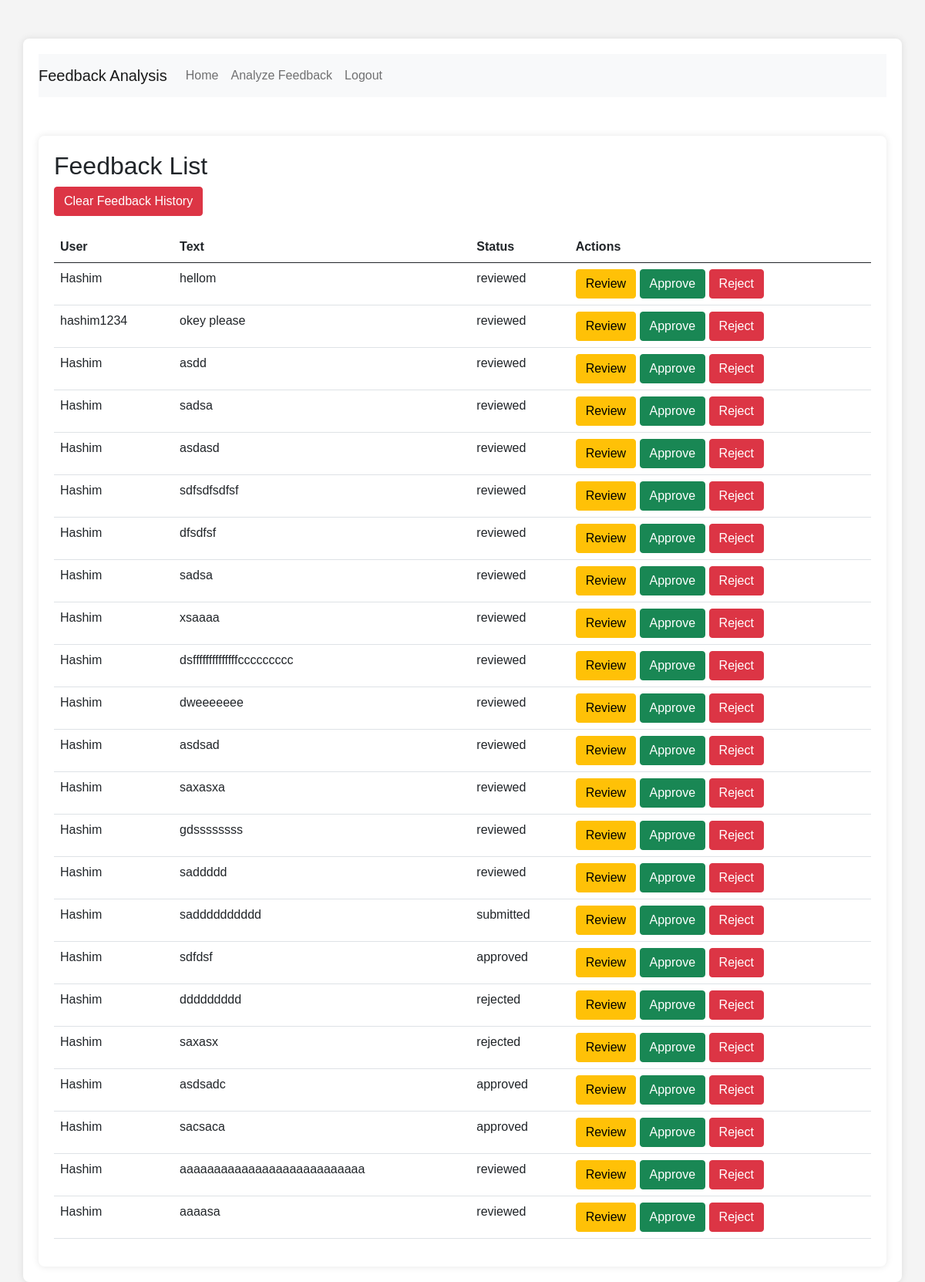
The page /home/feedback_list/ (signed in) on the database as committed earlier.
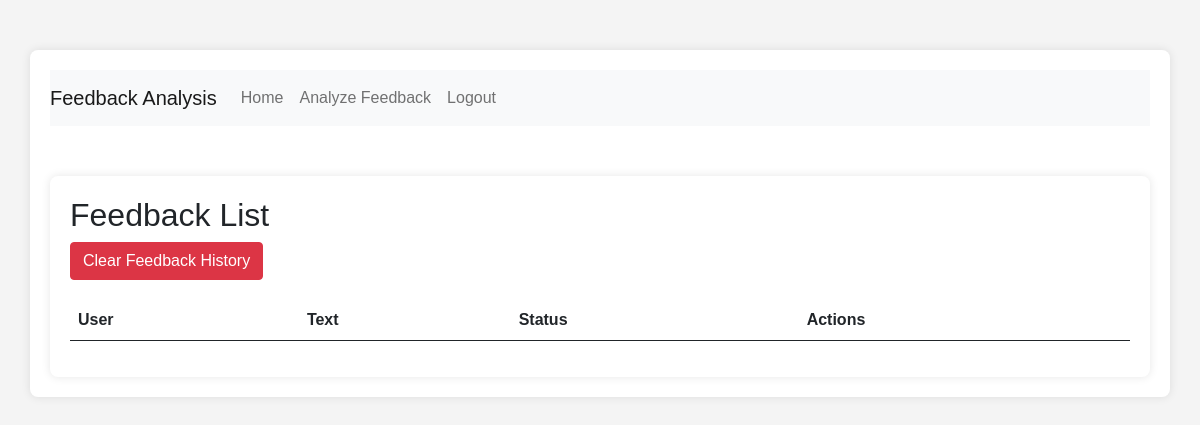
The same page on the database as committed later.
### feedback/models.py (models this page shows, shortened)
class Feedback(models.Model):
    STATUS_CHOICES = (
        ('submitted', 'Submitted'),
        ('reviewed', 'Reviewed'),
        ('approved', 'Approved'),
        ('rejected', 'Rejected'),
    )
    user = models.ForeignKey(CustomUser, on_delete=models.CASCADE)
    text = models.TextField()
    status = models.CharField(max_length=10, choices=STATUS_CHOICES, default='submitted')
    submitted_at = models.DateTimeField(auto_now_add=True)
    reviewed_at = models.DateTimeField(null=True, blank=True)
    approved_at = models.DateTimeField(null=True, blank=True)
    rejected_at = models.DateTimeField(null=True, blank=True)

class CustomUser(AbstractUser):
    ROLE_CHOICES = (
        ('admin', 'Admin'),
        ('manager', 'Manager'),
        ('user', 'User'),
    )
    role = models.CharField(max_length=10, choices=ROLE_CHOICES, default='user')

### feedback/views.py (the view)
# urls.py: path('feedback_list/', views.feedback_list, name='feedback_list'),
@login_required
@user_passes_test(lambda u: u.role in ['manager', 'admin'])
def feedback_list(request):
    feedbacks = Feedback.objects.all()
    logger.info(f"Retrieved {feedbacks.count()} feedbacks")
    return render(request, 'feedback/feedback_list.html', {'feedbacks': feedbacks})

### feedback/templates/feedback/feedback_list.html (shortened to what this page needs)
{% extends "base_generic.html" %}
{% block content %}
  <h2>Feedback List</h2>
  <form action="{% url 'clear_feedback_history' %}" method="post" style="margin-bottom: 20px;">
    <button type="submit" class="btn btn-danger">Clear Feedback History</button>
  </form>
  <table class="table">
    <thead>
      <tr>
        <th>User</th>
        <th>Text</th>
        <th>Status</th>
        <th>Actions</th>
      </tr>
    </thead>
    <tbody>
      {% for feedback in feedbacks %}
        <tr>
          <td>{{ feedback.user.username }}</td>
          <td>{{ feedback.text }}</td>
          <td>{{ feedback.status }}</td>
          <td>
            {% if user.role == 'manager' or user.role == 'admin' %}
              <form action="{% url 'review_feedback' feedback.id %}" method="post" style="display:inline;">
                <button type="submit" class="btn btn-warning">Review</button>
              </form>
            {% endif %}
            {% if user.role == 'admin' %}
              <form action="{% url 'approve_feedback' feedback.id %}" method="post" style="display:inline;">
                <button type="submit" class="btn btn-success">Approve</button>
              </form>
              <form action="{% url 'reject_feedback' feedback.id %}" method="post" style="display:inline;">
                <button type="submit" class="btn btn-danger">Reject</button>
              </form>
            {% endif %}
          </td>
        </tr>
      {% endfor %}
    </tbody>
  </table>
{% endblock %}

### templates/base_generic.html (shortened to what this page needs)
{% load static %}
<!DOCTYPE html>
<html lang="en">
<head>
    <link href="https://cdn.jsdelivr.net/npm/bootstrap@5.1.0/dist/css/bootstrap.min.css" rel="stylesheet">
    <link rel="stylesheet" href="{% static 'css/styles.css' %}">
</head>
<body>
    <div class="container">
        <nav class="navbar navbar-expand-lg navbar-light bg-light">
            <a class="navbar-brand" href="{% url 'home' %}">Feedback Analysis</a>
            <div class="collapse navbar-collapse">
                <ul class="navbar-nav mr-auto">
                    <li class="nav-item">
                        <a class="nav-link" href="{% url 'home' %}">Home</a>
                    </li>
                    <li class="nav-item">
                        <a class="nav-link" href="{% url 'analyze_feedback' %}">Analyze Feedback</a>
                    </li>
                    {% if user.is_authenticated %}
                        {% if not request.path == '/feedback/register/' %}
                            <li class="nav-item">
                                <a class="nav-link" href="{% url 'logout' %}">Logout</a>
                            </li>
                        {% endif %}
                    {% endif %}
                </ul>
            </div>
        </nav>
        <main role="main" class="container">
            {% block content %}
            {% endblock %}
        </main>
    </div>
</body>
</html>

### static/css/styles.css (style rules this page uses)
body { background-color: #f4f4f4; font-family: Arial, sans-serif; }
.container { background: #fff; padding: 20px; border-radius: 8px; box-shadow: 0 0 10px rgba(0,0,0,0.1); margin-top: 50px; }

Rows that differ between the two databases and show on the page:
removed Feedback: user.username "Hashim", text "hellom", status "reviewed"
removed Feedback: user.username "hashim1234", text "okey please", status "reviewed"
removed Feedback: user.username "Hashim", text "asdd", status "reviewed"
removed Feedback: user.username "Hashim", text "sadsa", status "reviewed"
removed Feedback: user.username "Hashim", text "asdasd", status "reviewed"
removed Feedback: user.username "Hashim", text "sdfsdfsdfsf", status "reviewed"
removed Feedback: user.username "Hashim", text "dfsdfsf", status "reviewed"
removed Feedback: user.username "Hashim", text "sadsa", status "reviewed"
removed Feedback: user.username "Hashim", text "xsaaaa", status "reviewed"
removed Feedback: user.username "Hashim", text "dsffffffffffffffccccccccc", status "reviewed"
removed Feedback: user.username "Hashim", text "dweeeeeee", status "reviewed"
removed Feedback: user.username "Hashim", text "asdsad", status "reviewed"
removed Feedback: user.username "Hashim", text "saxasxa", status "reviewed"
removed Feedback: user.username "Hashim", text "gdssssssss", status "reviewed"
removed Feedback: user.username "Hashim", text "saddddd", status "reviewed"
removed Feedback: user.username "Hashim", text "sadddddddddd", status "submitted"
removed Feedback: user.username "Hashim", text "sdfdsf", status "approved"
removed Feedback: user.username "Hashim", text "ddddddddd", status "rejected"
removed Feedback: user.username "Hashim", text "saxasx", status "rejected"
removed Feedback: user.username "Hashim", text "asdsadc", status "approved"
removed Feedback: user.username "Hashim", text "sacsaca", status "approved"
removed Feedback: user.username "Hashim", text "aaaaaaaaaaaaaaaaaaaaaaaaaaa", status "reviewed"
removed Feedback: user.username "Hashim", text "aaaasa", status "reviewed"
